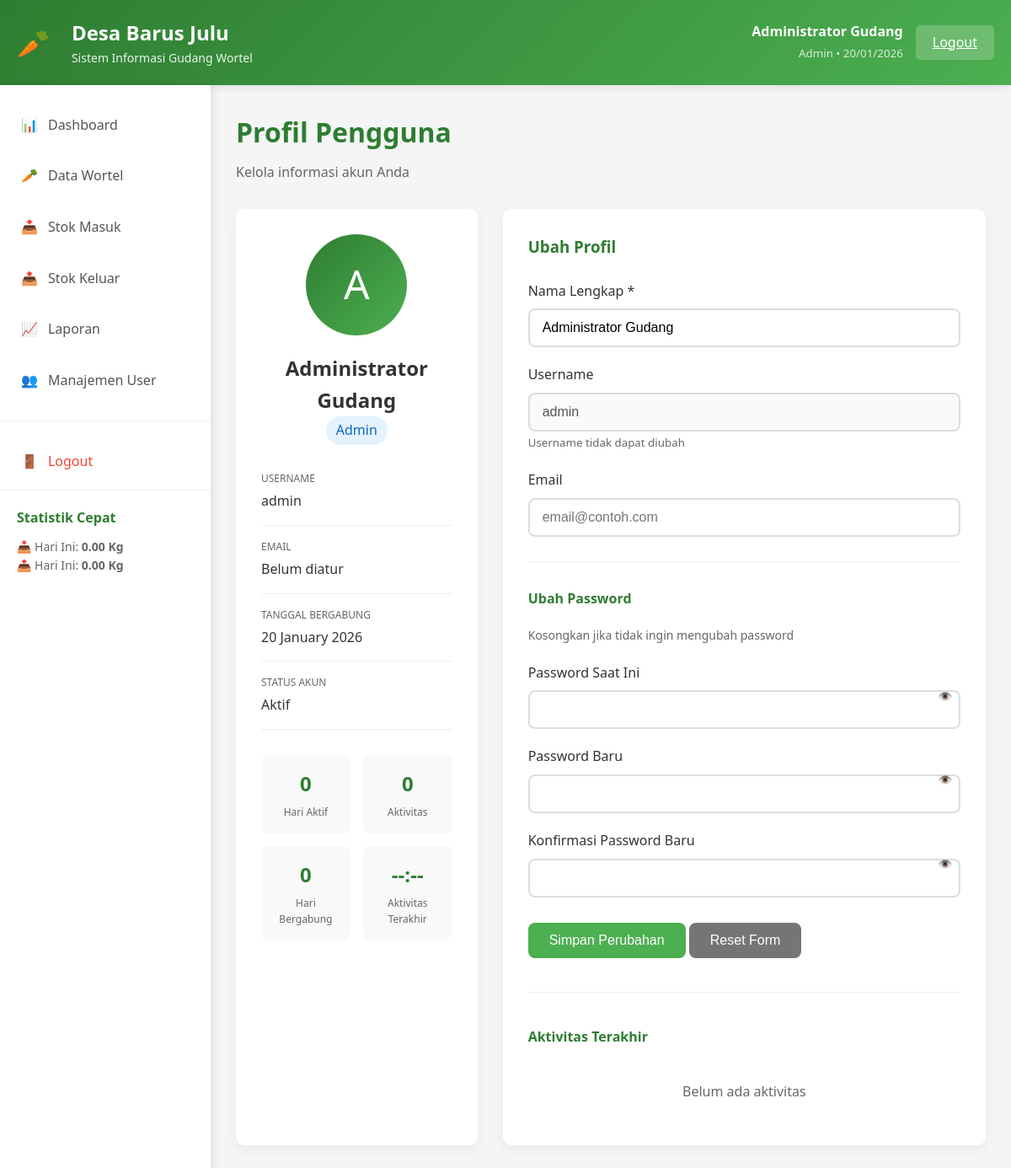
/dashboard/profile.php (signed in), run on the app's committed database.
### tables this page shows
CREATE TABLE users (
    id INT PRIMARY KEY AUTO_INCREMENT,
    username VARCHAR(50) UNIQUE NOT NULL,
    password VARCHAR(255) NOT NULL,
    full_name VARCHAR(100) NOT NULL,
    role ENUM('admin', 'petugas') DEFAULT 'petugas',
    created_at TIMESTAMP DEFAULT CURRENT_TIMESTAMP,
    is_active BOOLEAN DEFAULT TRUE
);

### dashboard/profile.php (the view, shortened to what this page needs)
<?php
require_once '../includes/auth.php';
$stmt = $pdo->prepare("SELECT * FROM users WHERE id = ?");
$stmt->execute([$_SESSION['user_id']]);
$user = $stmt->fetch();
$stmt = $pdo->prepare("
    SELECT
        COUNT(DISTINCT DATE(timestamp)) as active_days,
        COUNT(*) as total_activities,
        MAX(timestamp) as last_activity
    FROM activity_log
    WHERE user_id = ?
    AND timestamp >= DATE_SUB(NOW(), INTERVAL 30 DAY)
");
$stmt->execute([$_SESSION['user_id']]);
$activity_stats = $stmt->fetch();
$stmt = $pdo->prepare("
    SELECT * FROM activity_log
    WHERE user_id = ?
    ORDER BY timestamp DESC
    LIMIT 5
");
$stmt->execute([$_SESSION['user_id']]);
$recent_activities = $stmt->fetchAll();
?>
<!DOCTYPE html>
<html lang="id">
<head>
    <link rel="stylesheet" href="../assets/css/style.css">
</head>
<body>
    <?php include '../includes/header.php'; ?>
    <div class="container">
        <?php include '../includes/sidebar.php'; ?>
        <main class="main-content">
            <div class="page-header">
                <h1>Profil Pengguna</h1>
                <p>Kelola informasi akun Anda</p>
            </div>
            <div class="profile-container">
                <div class="profile-card">
                    <div class="profile-header">
                        <div class="profile-avatar">
                            <?php echo substr($user['full_name'], 0, 1); ?>
                        </div>
                        <h2><?php echo htmlspecialchars($user['full_name']); ?></h2>
                        <p>
                            <span class="role-badge role-<?php echo $user['role']; ?>"
                                  style="display: inline-block; padding: 4px 12px; border-radius: 20px; background: #e3f2fd; color: #1565c0;">
                                <?php echo ucfirst($user['role']); ?>
                            </span>
                        </p>
                    </div>
                    <div class="profile-info">
                        <div class="info-item">
                            <div class="info-label">Username</div>
                            <div class="info-value"><?php echo htmlspecialchars($user['username']); ?></div>
                        </div>
                        <div class="info-item">
                            <div class="info-label">Email</div>
                            <div class="info-value"><?php echo htmlspecialchars($user['email'] ?? 'Belum diatur'); ?></div>
                        </div>
                        <div class="info-item">
                            <div class="info-label">Tanggal Bergabung</div>
                            <div class="info-value"><?php echo date('d F Y', strtotime($user['created_at'])); ?></div>
                        </div>
                        <div class="info-item">
                            <div class="info-label">Status Akun</div>
                            <div class="info-value">
                                <span class="status-badge status-<?php echo $user['is_active'] ? 'active' : 'inactive'; ?>">
                                    <?php echo $user['is_active'] ? 'Aktif' : 'Nonaktif'; ?>
                                </span>
                            </div>
                        </div>
                    </div>
                    <div class="stats-grid">
                        <div class="stat-item">
                            <div class="stat-value"><?php echo $activity_stats['active_days']; ?></div>
                            <div class="stat-label">Hari Aktif</div>
                        </div>
                        <div class="stat-item">
                            <div class="stat-value"><?php echo $activity_stats['total_activities']; ?></div>
                            <div class="stat-label">Aktivitas</div>
                        </div>
                        <div class="stat-item">
                            <div class="stat-value">
                                <?php
                                $join_days = floor((time() - strtotime($user['created_at'])) / (60 * 60 * 24));
                                echo $join_days;
                                ?>
                            </div>
                            <div class="stat-label">Hari Bergabung</div>
                        </div>
                        <div class="stat-item">
                            <div class="stat-value">
                                <?php echo $recent_activities ? date('H:i', strtotime($recent_activities[0]['timestamp'])) : '--:--'; ?>
                            </div>
                            <div class="stat-label">Aktivitas Terakhir</div>
                        </div>
                    </div>
                </div>
                <div class="profile-card">
                    <h3 style="margin-bottom: 25px; color: #2e7d32;">Ubah Profil</h3>
                    <form method="POST" action="">
                        <div class="form-group">
                            <label for="full_name">Nama Lengkap *</label>
                            <input type="text" id="full_name" name="full_name" class="form-control"
                                   value="<?php echo htmlspecialchars($user['full_name']); ?>" required>
                        </div>
                        <div class="form-group">
                            <label for="username">Username</label>
                            <input type="text" id="username" class="form-control"
                                   value="<?php echo htmlspecialchars($user['username']); ?>" disabled>
                            <small style="color: #666;">Username tidak dapat diubah</small>
                        </div>
                        <div class="form-group">
                            <label for="email">Email</label>
                            <input type="email" id="email" name="email" class="form-control"
                                   value="<?php echo htmlspecialchars($user['email'] ?? ''); ?>"
                                   placeholder="email@contoh.com">
                        </div>
                        <hr style="margin: 30px 0; border: none; border-top: 1px solid #eee;">
                        <h4 style="margin-bottom: 20px; color: #2e7d32;">Ubah Password</h4>
                        <p style="margin-bottom: 20px; color: #666; font-size: 14px;">
                            Kosongkan jika tidak ingin mengubah password
                        </p>
                        <div class="form-group password-toggle">
                            <label for="current_password">Password Saat Ini</label>
                            <input type="password" id="current_password" name="current_password" class="form-control">
                            <button type="button" class="toggle-btn" onclick="togglePassword('current_password')">👁️</button>
                        </div>
                        <div class="form-group password-toggle">
                            <label for="new_password">Password Baru</label>
                            <input type="password" id="new_password" name="new_password" class="form-control">
                            <button type="button" class="toggle-btn" onclick="togglePassword('new_password')">👁️</button>
                        </div>
                        <div class="form-group password-toggle">
                            <label for="confirm_password">Konfirmasi Password Baru</label>
                            <input type="password" id="confirm_password" name="confirm_password" class="form-control">
                            <button type="button" class="toggle-btn" onclick="togglePassword('confirm_password')">👁️</button>
                        </div>
                        <div class="form-actions" style="margin-top: 30px;">
                            <button type="submit" class="btn btn-primary">Simpan Perubahan</button>
                            <button type="reset" class="btn btn-secondary">Reset Form</button>
                        </div>
                    </form>
                    <hr style="margin: 40px 0; border: none; border-top: 1px solid #eee;">
                    <h4 style="margin-bottom: 20px; color: #2e7d32;">Aktivitas Terakhir</h4>
                    <div class="activities-list">
                        <?php if (empty($recent_activities)): ?>
                            <p style="color: #666; text-align: center; padding: 20px;">Belum ada aktivitas</p>
                        <?php endif; ?>
                    </div>
                </div>
            </div>
        </main>
    </div>
</body>
</html>

### includes/header.php
<?php if (!isset($no_header)): ?>
<header class="header">
    <div class="header-content">
        <div class="logo">
            <div style="font-size: 32px; margin-right: 10px;">🥕</div>
            <div>
                <h1>Desa Barus Julu</h1>
                <p>Sistem Informasi Gudang Wortel</p>
            </div>
        </div>
        <div class="user-info">
            <div style="text-align: right;">
                <span style="display: block; font-weight: 600;"><?php echo htmlspecialchars($_SESSION['full_name']); ?></span>
                <small style="opacity: 0.8;">
                    <?php echo ucfirst($_SESSION['role']); ?> •
                    <?php echo date('d/m/Y'); ?>
                </small>
            </div>
            <a href="../logout.php" class="logout-btn">Logout</a>
        </div>
    </div>
</header>
<?php endif; ?>

### includes/sidebar.php
<?php
$current_page = basename($_SERVER['PHP_SELF']);
?>
<aside class="sidebar">
    <nav class="sidebar-nav">
        <ul>
            <li>
                <a href="index.php" class="<?php echo $current_page == 'index.php' ? 'active' : ''; ?>">
                    <span>📊</span> Dashboard
                </a>
            </li>
            <li>
                <a href="inventory.php" class="<?php echo $current_page == 'inventory.php' ? 'active' : ''; ?>">
                    <span>🥕</span> Data Wortel
                </a>
            </li>
            <li>
                <a href="stock-in.php" class="<?php echo $current_page == 'stock-in.php' ? 'active' : ''; ?>">
                    <span>📥</span> Stok Masuk
                </a>
            </li>
            <li>
                <a href="stock-out.php" class="<?php echo $current_page == 'stock-out.php' ? 'active' : ''; ?>">
                    <span>📤</span> Stok Keluar
                </a>
            </li>
            <li>
                <a href="reports.php" class="<?php echo $current_page == 'reports.php' ? 'active' : ''; ?>">
                    <span>📈</span> Laporan
                </a>
            </li>
            <?php if ($_SESSION['role'] === 'admin'): ?>
            <li>
                <a href="users.php" class="<?php echo $current_page == 'users.php' ? 'active' : ''; ?>">
                    <span>👥</span> Manajemen User
                </a>
            </li>
            <?php endif; ?>
            <li style="margin: 20px 0; border-top: 1px solid #eee;"></li>
            <li>
                <a href="../logout.php" style="color: #f44336;">
                    <span>🚪</span> Logout
                </a>
            </li>
        </ul>
    </nav>
    <div style="padding: 20px; margin-top: auto; border-top: 1px solid #eee;">
        <h4 style="color: #2e7d32; margin-bottom: 10px;">Statistik Cepat</h4>
        <?php
        $stmt = $pdo->query("
            SELECT
                (SELECT COALESCE(SUM(jumlah), 0) FROM stock_in WHERE DATE(tanggal_masuk) = CURDATE()) as today_in,
                (SELECT COALESCE(SUM(jumlah), 0) FROM stock_out WHERE DATE(tanggal_keluar) = CURDATE()) as today_out
        ");
        $today_stats = $stmt->fetch();
        ?>
        <div style="font-size: 14px; color: #666;">
            <p>📥 Hari Ini: <strong><?php echo number_format($today_stats['today_in'], 2); ?> Kg</strong></p>
            <p>📤 Hari Ini: <strong><?php echo number_format($today_stats['today_out'], 2); ?> Kg</strong></p>
        </div>
    </div>
</aside>

### assets/css/style.css (style rules this page uses)
* { margin: 0; padding: 0; box-sizing: border-box; }
body { font-family: 'Segoe UI', Tahoma, Geneva, Verdana, sans-serif; background-color: #f5f5f5; color: #333; line-height: 1.6; }
.container { display: flex; min-height: 100vh; }
.header { background: linear-gradient(135deg, #2e7d32 0%, #4caf50 100%); color: white; padding: 20px; box-shadow: 0 2px 10px rgba(0,0,0,0.1); }
.header-content { display: flex; justify-content: space-between; align-items: center; max-width: 1200px; margin: 0 auto; }
.logo { display: flex; align-items: center; gap: 15px; }
.logo h1 { font-size: 24px; font-weight: 600; }
.logo p { font-size: 14px; opacity: 0.9; }
.user-info { display: flex; align-items: center; gap: 15px; }
.user-info span { font-weight: 500; }
.logout-btn { background: rgba(255,255,255,0.2); color: white; border: none; padding: 8px 20px; border-radius: 5px; cursor: pointer; transition: background 0.3s; }
.sidebar { width: 250px; background: white; box-shadow: 2px 0 10px rgba(0,0,0,0.1); padding: 20px 0; }
.sidebar-nav ul { list-style: none; }
.sidebar-nav li { margin-bottom: 5px; }
.sidebar-nav a { display: flex; align-items: center; gap: 12px; padding: 15px 25px; color: #555; text-decoration: none; transition: all 0.3s; }
.main-content { flex: 1; padding: 30px; overflow-y: auto; }
.page-header { margin-bottom: 30px; }
.page-header h1 { color: #2e7d32; font-size: 32px; margin-bottom: 10px; }
.page-header p { color: #666; font-size: 16px; }
.stats-grid { display: grid; grid-template-columns: repeat(auto-fit, minmax(240px, 1fr)); gap: 20px; margin-bottom: 30px; }
.form-group { margin-bottom: 20px; }
.form-group label { display: block; margin-bottom: 8px; font-weight: 500; color: #333; }
.form-control { width: 100%; padding: 12px 15px; border: 2px solid #ddd; border-radius: 8px; font-size: 16px; transition: border-color 0.3s; }
.btn { padding: 12px 25px; border: none; border-radius: 8px; font-size: 16px; font-weight: 500; cursor: pointer; transition: all 0.3s; }
.btn-primary { background: #4caf50; color: white; }
.btn-secondary { background: #757575; color: white; }

### dashboard/profile.php (style rules this page uses)
.profile-container { display: grid; grid-template-columns: 1fr 2fr; gap: 30px; }
.profile-card { background: white; border-radius: 10px; padding: 30px; box-shadow: 0 5px 15px rgba(0,0,0,0.05); }
.profile-header { text-align: center; margin-bottom: 30px; }
.profile-avatar { width: 120px; height: 120px; border-radius: 50%; background: linear-gradient(135deg, #2e7d32 0%, #4caf50 100%); margin: 0 auto 20px; display: flex; align-items: center; justify-content: center; font-size: 48px; color: white; }
.profile-info { margin-bottom: 30px; }
.info-item { margin-bottom: 15px; padding-bottom: 15px; border-bottom: 1px solid #eee; }
.info-label { font-size: 12px; color: #666; text-transform: uppercase; margin-bottom: 5px; }
.info-value { font-size: 16px; color: #333; font-weight: 500; }
.stats-grid { display: grid; grid-template-columns: repeat(2, 1fr); gap: 15px; margin-bottom: 30px; }
.stat-item { text-align: center; padding: 15px; background: #f9f9f9; border-radius: 8px; }
.stat-value { font-size: 24px; font-weight: 600; color: #2e7d32; margin-bottom: 5px; }
.stat-label { font-size: 12px; color: #666; }
.password-toggle { position: relative; }
.password-toggle .toggle-btn { position: absolute; right: 10px; top: 50%; transform: translateY(-50%); background: none; border: none; cursor: pointer; color: #666; }

### data on the page
users: full_name "A", full_name "Administrator Gudang", role "Admin", username "admin", created_at "20 January 2026", created_at "0"

### other printed values
$_SESSION['full_name'] "Administrator Gudang"
$_SESSION['role'] "Admin"
$today_stats['today_in'] "0.00"
$today_stats['today_out'] "0.00"
$user['email'] "Belum diatur"
$activity_stats['active_days'] "0"
$activity_stats['total_activities'] "0"
